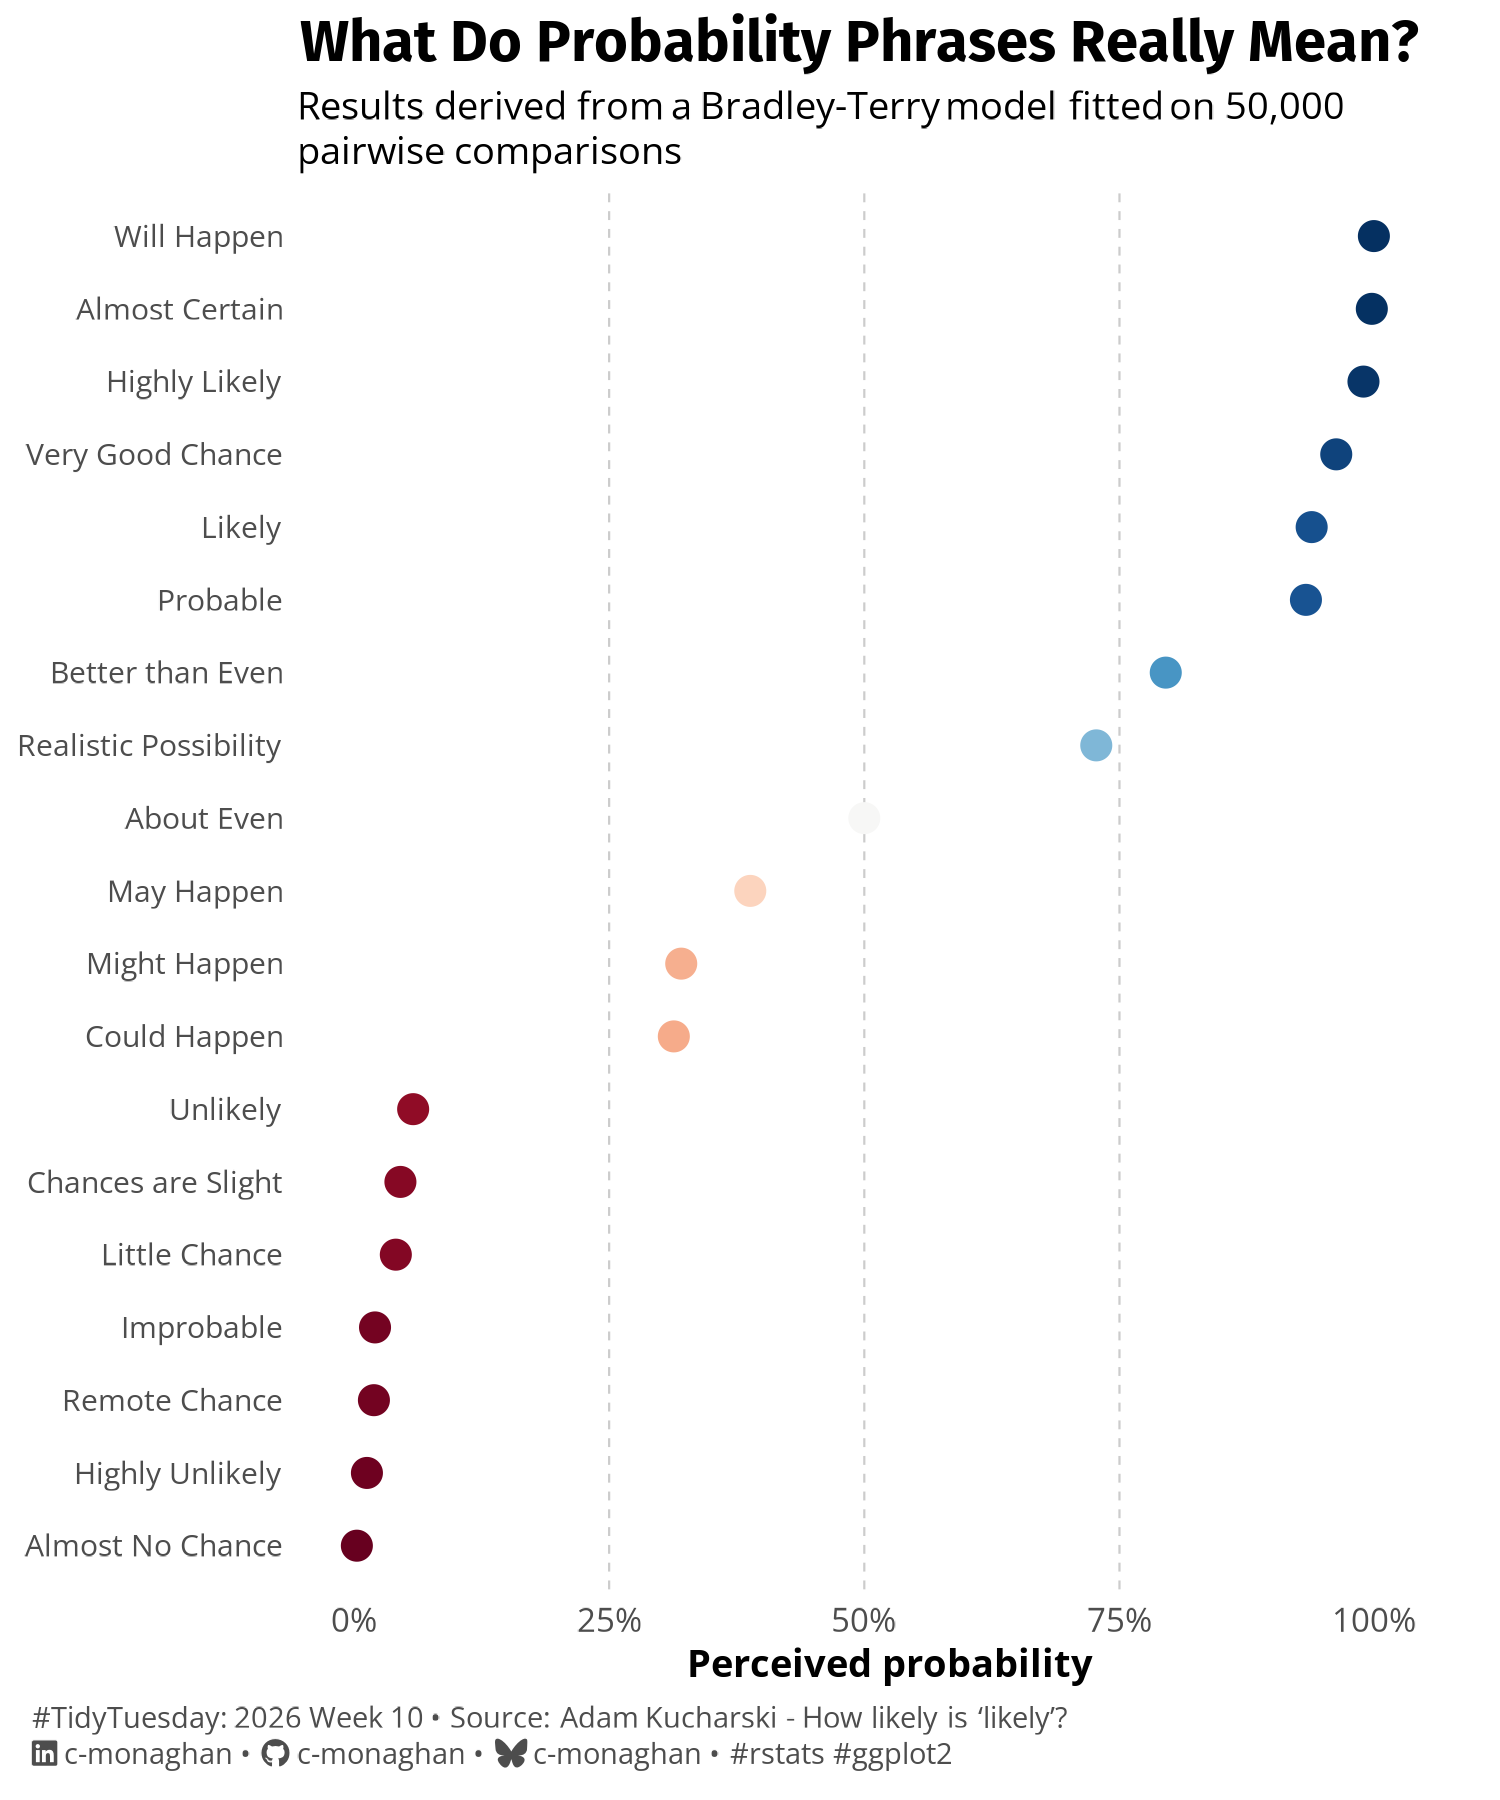

R code for this plot:
# Packages ---------------------------------------------------------------------
library(dplyr)
library(ggplot2)
library(showtext)

# Fonts ------------------------------------------------------------------------
font_add_google("Fira Sans")
font_add_google("Open Sans")

title_font <- "Fira Sans"
body_font <- "Open Sans"

showtext_auto(enable = TRUE)
showtext_opts(dpi = 300)

# Preparing caption
socials <- cmBrand::social_brand()
tt_text <- cmBrand::tt_text(
  year = 2026,
  week = 10,
  source = "Adam Kucharski - How likely is 'likely'?"
)

caption <- stringr::str_glue(
  "{tt_text}{socials} &bull; #rstats #ggplot2"
)

# Tidytuesday data -------------------------------------------------------------
tt_data <- tidytuesdayR::tt_load(x = 2026, week = 10)

# Extracting individual datasets
absolute_judgements <- tt_data$absolute_judgements
pairwise_comparisons <- tt_data$pairwise_comparisons
respondent_metadata <- tt_data$respondent_metadata

# Data processing + modelling --------------------------------------------------
# Which term was selected between the pairwise comparisons
wins <- pairwise_comparisons |>
  mutate(
    winner = selected,
    loser = if_else(selected == term1, term2, term1)
  ) |>
  select(winner, loser)

# Fitting a Bradley Terry rank model
## Preparing data
bt_data <- BradleyTerry2::countsToBinomial(
  xtabs(~ winner + loser, data = wins)
)

# Fitting model
bt_model <- BradleyTerry2::BTm(
  outcome = cbind(win1, win2),
  player1 = player1,
  player2 = player2,
  data = bt_data
)

# Calculating ratings
bt_results <- BradleyTerry2::BTabilities(model = bt_model) |>
  tibble::as_tibble(rownames = "phrase") |>
  rename(score = ability)

# Creating tidy dataset for plotting -------------------------------------------
bt_plot_data <- bt_results |>
  mutate(
    # Arranging from highest to lowest
    phrase = forcats::fct_reorder(phrase, score),
    # Converting to probabilities
    prob = plogis(score),
    percent = prob * 100,
    # Calculating label positions
    x_pos = ifelse(percent > 50, prob - 0.2, prob + 0.2)
  )

# Plotting ---------------------------------------------------------------------
bt_plot_data |>
  ggplot(aes(x = prob, y = phrase, colour = as.numeric(prob))) +
  geom_vline(
    xintercept = c(0.25, 0.5, 0.75),
    colour = "grey80",
    linewidth = rel(0.25),
    linetype = "dashed"
  ) +
  geom_point(size = rel(3)) +
  scale_colour_gradientn(
    colours = RColorBrewer::brewer.pal(11, "RdBu"),
    values = c(0, 0.5, 1),
    guide = "none"
  ) +
  scale_x_continuous(limits = c(0, 1.05), labels = scales::percent_format()) +
  labs(
    title = "What Do Probability Phrases Really Mean?",
    subtitle = "Results derived from a Bradley-Terry model fitted on 50,000 pairwise  comparisons",
    x = "Perceived probability",
    y = NULL,
    caption = caption
  ) +
  theme_minimal(base_family = body_font, base_size = 10) +
  theme(
    plot.title = element_text(
      size = rel(1.4),
      family = title_font,
      face = "bold",
      margin = margin(t = 0, r = 0, b = 10, l = 0, unit = "pt")
    ),
    plot.subtitle = ggtext::element_textbox_simple(
      size = rel(0.9),
      margin = margin(t = 0, r = 0, b = 10, l = 0, unit = "pt")
    ),
    plot.caption = ggtext::element_markdown(
      size = rel(0.7),
      hjust = -2,
      halign = 0,
      lineheight = 1.25,
      colour = "grey30",
      margin = margin(t = 5, r = 0, b = 2, l = 0, unit = "pt")
    ),
    axis.title.x = element_text(size = rel(0.9), face = "bold"),
    axis.text.y = element_text(size = rel(0.9)),
    panel.grid = element_blank()
  ) +
  ggview::canvas(width = 5, height = 6) -> fig

# Exporting --------------------------------------------------------------------
ggview::save_ggplot(fig, here::here("2026/2026-03-10/20260310.png"))
